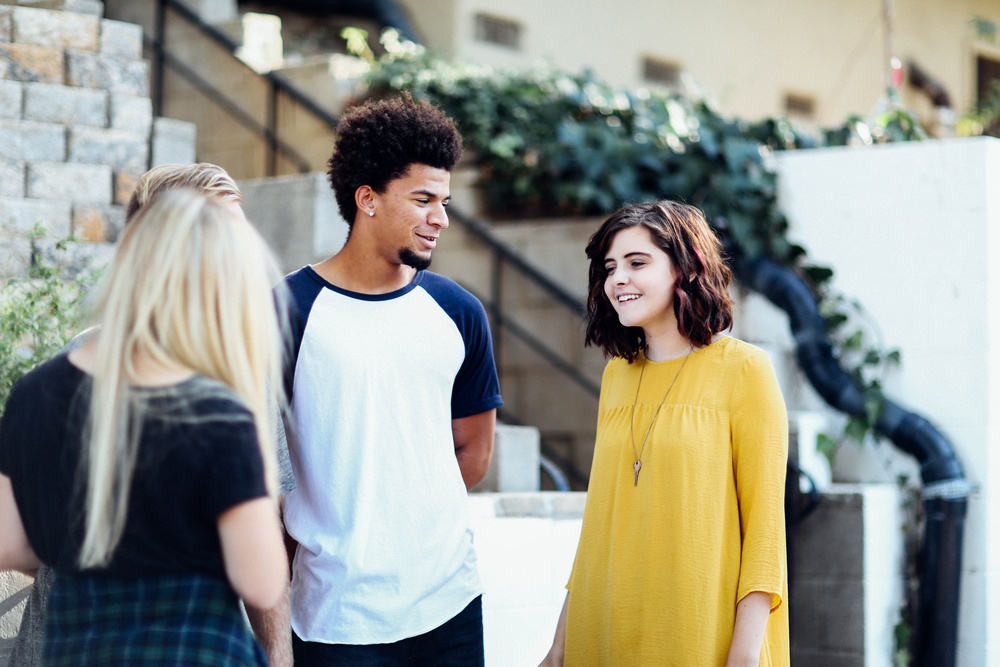
#> input picture picture.jpg, 1000 x 667 px, shrunk from 5760 x 3840 before the run, found by its file name
$ python face-identifier.py
#> lines starting #> are read from the running program, lines starting #| are printed output that depends on the picture; after the words box and inside, x2 and y2 are one past the last pixel; in counts of white or black regions, pixels touching at a corner belong together
# Name: Liam Nutley
# Email: liam.nutley@yahoo.ie
# Face Identifier using OpenCV (cv2)

# Import all required packages
import cv2
import numpy as np
import matplotlib.pyplot as plt
import PIL as pil	# Python Imaging Library (PIL) adds support for opening, manipulating, and saving image file formats.


# Read in the cascade classifiers for face and eyes
face_cascade = cv2.CascadeClassifier(r'.\haarcascade_frontalface_default.xml')

# Create a function to detect face
def adjusted_detect_face(img):
	face_img = img.copy()
	face_rect = face_cascade.detectMultiScale(face_img,
						  scaleFactor = 1.2,
						  minNeighbors = 5)

	for (x, y, w, h) in face_rect:
		cv2.rectangle(face_img,
			      (x, y),
			      (x + w, y + h),
			      (255, 255, 255),
			       10)
		return face_img


# Create a function to detect eyes
def detect_eyes(img):

	eye_img = img.copy()
	eye_rect = eye_cascade.detectMultiScale(eye_img,
						scaleFactor = 1.2,
						minNeighbors = 5)

	for (x, y, w, h) in eye_rect:
		cv2.rectangle(eye_img,
			      (x, y),
			      (x + w, y + h),
			      (255, 255, 255),
			       10)
	return eye_img

# Reading in the image and creating copies
img = cv2.imread(r'.\picture.jpg') # Image to be read into cv2
#> img is the input picture: shape (667, 1000, 3); mean B, G, R 141.3, 150.3, 149
img_copy1 = img.copy()
img_copy2 = img.copy()
img_copy3 = img.copy()

# Detecting the face
face = adjusted_detect_face(img_copy1)
#> in adjusted_detect_face, `face_rect = face_cascade.detectMultiScale(face_img, scaleFactor = 1.2,..`: face_rect = [[587, 230, 91, 91], [393, 164, 92, 92]]
#> the loop in adjusted_detect_face, `for (x, y, w, h) in face_rect:` made 1 pass
#> after the loop in adjusted_detect_face, `for (x, y, w, h) in face_rect:`:
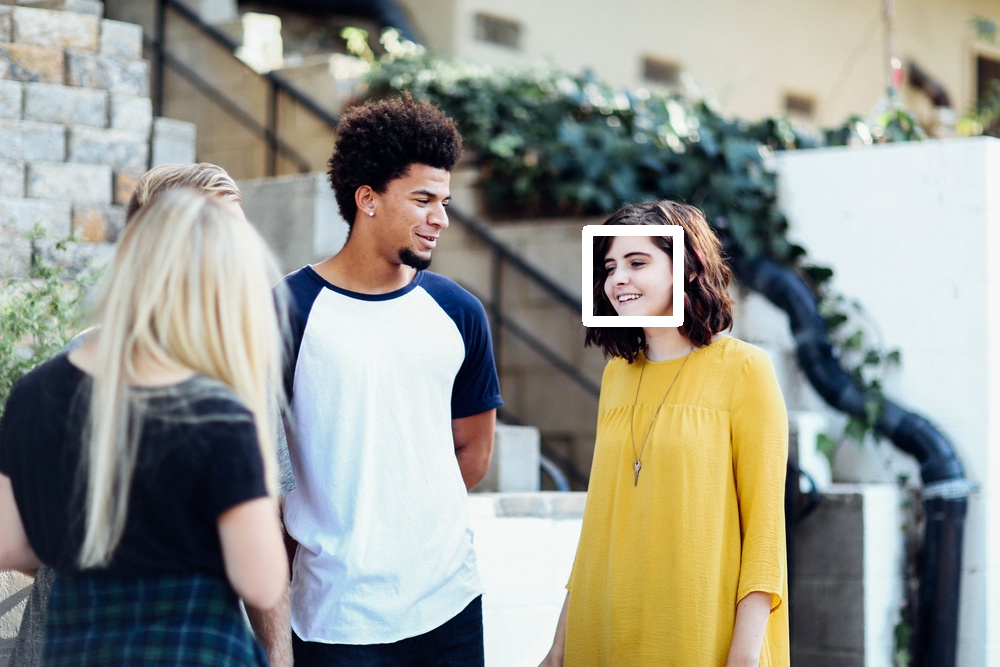
#> face_img: shape (667, 1000, 3); 0.59% of pixels changed, all inside (x1, y1, x2, y2) = (582, 225, 684, 327)
plt.imshow(face)
# Saving the image
cv2.imwrite('face.jpg', face)
